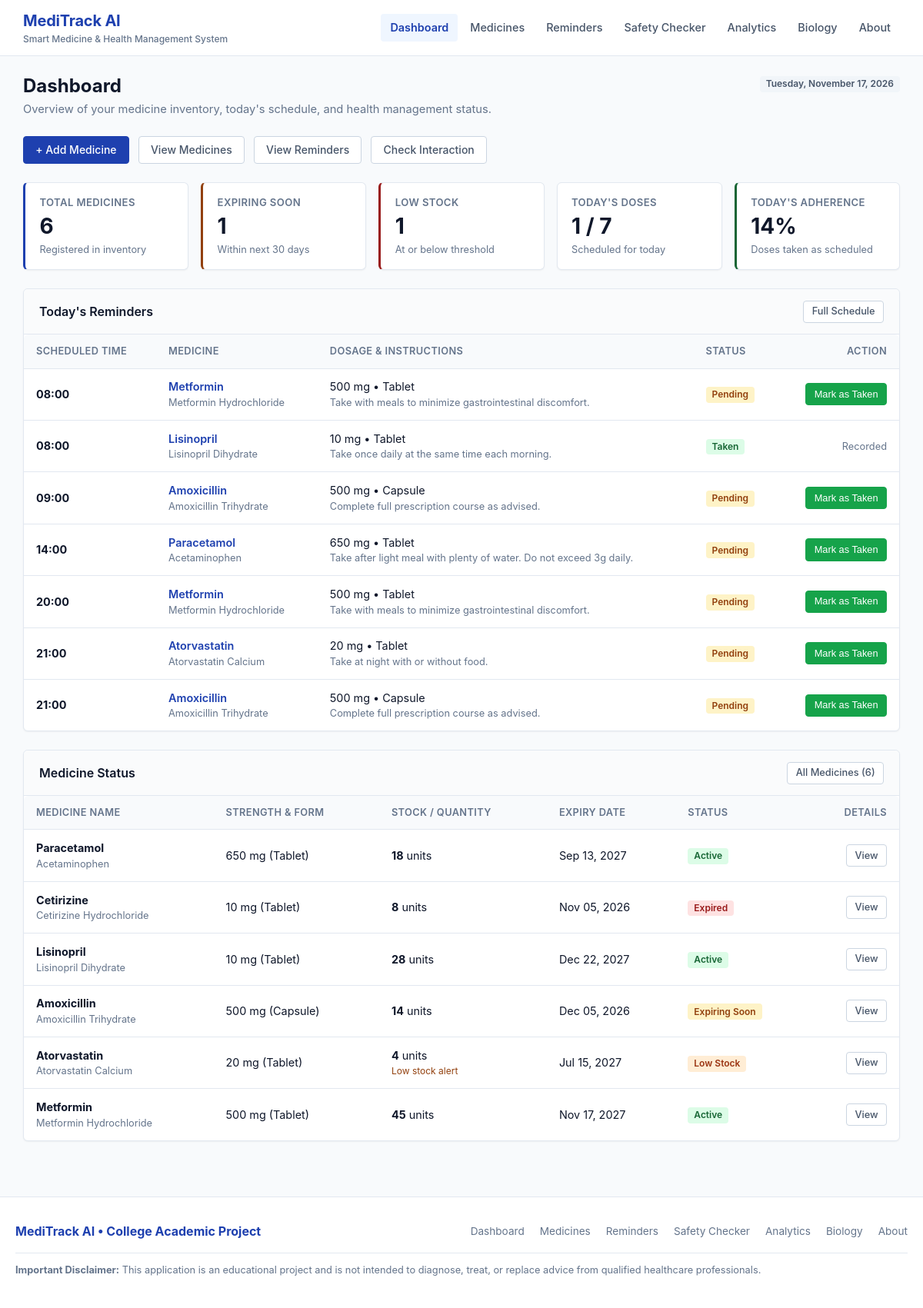
The page / on the database its author committed.
### models.py (models this page shows)
class Medicine(db.Model):
    __tablename__ = 'medicines'
    id = db.Column(db.Integer, primary_key=True)
    name = db.Column(db.String(100), nullable=False)
    generic_name = db.Column(db.String(100), nullable=True)
    strength = db.Column(db.String(50), nullable=False)        # e.g., "500 mg", "10 ml"
    form = db.Column(db.String(50), nullable=False)            # e.g., "Tablet", "Capsule", "Syrup"
    purpose = db.Column(db.String(150), nullable=True)         # e.g., "Hypertension", "Pain Relief"
    instructions = db.Column(db.String(200), nullable=True)    # e.g., "Take after food with water"
    frequency = db.Column(db.String(50), nullable=False)       # e.g., "Once Daily", "Twice Daily"
    reminder_time = db.Column(db.String(50), nullable=False)   # e.g., "08:00" or "08:00, 20:00"
    quantity = db.Column(db.Integer, nullable=False, default=10) # Current count/units
    low_stock_threshold = db.Column(db.Integer, default=5)
    start_date = db.Column(db.Date, nullable=False, default=date.today)
    end_date = db.Column(db.Date, nullable=True)
    expiry_date = db.Column(db.Date, nullable=False)
    created_at = db.Column(db.DateTime, default=get_utc_now)
    dose_logs = db.relationship('DoseLog', backref='medicine', cascade='all, delete-orphan', lazy=True)
    def get_status_info(self, ref_date=None):
        if ref_date is None:
            ref_date = date.today()
        days_to_expiry = (self.expiry_date - ref_date).days
        if days_to_expiry < 0:
            return ("Expired", "badge-danger", 1)
        if self.quantity <= 0:
            return ("Out of Stock", "badge-danger", 2)
        if days_to_expiry <= 30:
            return ("Expiring Soon", "badge-warning", 3)
        if self.quantity <= self.low_stock_threshold:
            return ("Low Stock", "badge-amber", 4)
        if self.end_date and self.end_date < ref_date:
            return ("Completed", "badge-secondary", 5)
        return ("Active", "badge-success", 6)
    @property
    def status_label(self):
        return self.get_status_info()[0]
    @property
    def status_badge_class(self):
        return self.get_status_info()[1]
    @property
    def is_low_stock(self):
        return 0 < self.quantity <= self.low_stock_threshold
    @property
    def is_expiring_soon(self):
        days = (self.expiry_date - date.today()).days
        return 0 <= days <= 30
    @property
    def is_expired(self):
        return self.expiry_date < date.today()
    def get_scheduled_times_list(self):
        if not self.reminder_time:
            return []
        times = [t.strip() for t in self.reminder_time.replace(';', ',').split(',') if t.strip()]
        return times

### app.py (the view)
    @app.route('/')
    def dashboard():
        medicines = Medicine.query.all()
        total_medicines     = len(medicines)
        active_count        = sum(1 for m in medicines if m.status_label == 'Active')
        low_stock_count     = sum(1 for m in medicines if m.is_low_stock or m.quantity <= 0)
        expiring_soon_count = sum(1 for m in medicines if m.is_expiring_soon)
        today_schedule      = _build_today_schedule()
        today_doses_count   = len(today_schedule)
        today_taken_count   = sum(1 for d in today_schedule if d['is_taken'])
        if today_doses_count > 0:
            today_adherence = round((today_taken_count / today_doses_count) * 100)
        else:
            today_adherence = 100 if total_medicines > 0 else 0
        recent_medicines = Medicine.query.order_by(Medicine.created_at.desc()).limit(8).all()
        stats = {
            'total':        total_medicines,
            'active':       active_count,
            'low_stock':    low_stock_count,
            'expiring_soon': expiring_soon_count,
        }
        return render_template(
            'dashboard.html',
            total_medicines=total_medicines,
            expiring_soon_count=expiring_soon_count,
            low_stock_count=low_stock_count,
            today_doses_count=today_doses_count,
            today_taken_count=today_taken_count,
            today_adherence=today_adherence,
            today_schedule=today_schedule,
            schedule=today_schedule,
            recent_medicines=recent_medicines,
            stats=stats,
            low_stock_alerts=[m for m in medicines if m.is_low_stock],
            expiring_alerts=[m for m in medicines if m.is_expiring_soon],
        )

### templates/dashboard.html (shortened to what this page needs)
{% extends 'base.html' %}
{% block content %}
<div class="page-header">
  <div>
    <h1 class="page-title">Dashboard</h1>
    <p class="page-description">Overview of your medicine inventory, today's schedule, and health management status.</p>
  </div>
  <div>
    <span class="badge badge-secondary">{{ current_date.strftime('%A, %B %d, %Y') }}</span>
  </div>
</div>
<div class="quick-actions-bar">
  <a href="{{ url_for('medicine_add') }}" class="btn btn-primary">+ Add Medicine</a>
  <a href="{{ url_for('medicines_list') }}" class="btn btn-secondary">View Medicines</a>
  <a href="{{ url_for('reminders') }}" class="btn btn-secondary">View Reminders</a>
  <a href="{{ url_for('safety_checker') }}" class="btn btn-secondary">Check Interaction</a>
</div>
<div class="metrics-grid">
  <div class="metric-card metric-primary">
    <div class="metric-label">Total Medicines</div>
    <div class="metric-value">{{ total_medicines }}</div>
    <div class="metric-subtitle">Registered in inventory</div>
  </div>
  <div class="metric-card {% if expiring_soon_count > 0 %}metric-alert{% endif %}">
    <div class="metric-label">Expiring Soon</div>
    <div class="metric-value">{{ expiring_soon_count }}</div>
    <div class="metric-subtitle">Within next 30 days</div>
  </div>
  <div class="metric-card {% if low_stock_count > 0 %}metric-danger{% endif %}">
    <div class="metric-label">Low Stock</div>
    <div class="metric-value">{{ low_stock_count }}</div>
    <div class="metric-subtitle">At or below threshold</div>
  </div>
  <div class="metric-card">
    <div class="metric-label">Today's Doses</div>
    <div class="metric-value">{{ today_taken_count }} / {{ today_doses_count }}</div>
    <div class="metric-subtitle">Scheduled for today</div>
  </div>
  <div class="metric-card metric-success">
    <div class="metric-label">Today's Adherence</div>
    <div class="metric-value">{{ today_adherence }}%</div>
    <div class="metric-subtitle">Doses taken as scheduled</div>
  </div>
</div>
<div class="card">
  <div class="card-header">
    <span class="card-title">Today's Reminders</span>
    <a href="{{ url_for('reminders') }}" class="btn btn-sm btn-secondary">Full Schedule</a>
  </div>
  <div class="card-body" style="padding: 0;">
    {% if today_schedule %}
      <div class="table-responsive">
        <table class="table">
          <thead>
            <tr>
              <th>Scheduled Time</th>
              <th>Medicine</th>
              <th>Dosage & Instructions</th>
              <th>Status</th>
              <th style="text-align: right;">Action</th>
            </tr>
          </thead>
          <tbody>
            {% for item in today_schedule %}
              <tr>
                <td><strong>{{ item.scheduled_time }}</strong></td>
                <td>
                  <a href="{{ url_for('medicine_detail', med_id=item.medicine_id) }}" style="color: var(--primary); text-decoration: none; font-weight: 600;">
                    {{ item.medicine_name }}
                  </a>
                  <span style="color: var(--text-muted); font-size: 0.8rem; display: block;">{{ item.generic_name }}</span>
                </td>
                <td>
                  <span>{{ item.strength }} &bull; {{ item.form }}</span>
                  <span style="display: block; font-size: 0.8rem; color: var(--text-muted);">{{ item.instructions }}</span>
                </td>
                <td>
                  {% if item.is_taken %}
                    <span class="badge badge-success">Taken</span>
                  {% elif item.status == 'Missed' %}
                    <span class="badge badge-danger">Missed</span>
                  {% else %}
                    <span class="badge badge-warning">Pending</span>
                  {% endif %}
                </td>
                <td style="text-align: right;">
                  {% if not item.is_taken %}
                    <form action="{{ url_for('mark_dose_taken') }}" method="POST" style="display: inline;">
                      <button type="submit" class="btn btn-sm btn-success">Mark as Taken</button>
                    </form>
                  {% else %}
                    <span style="font-size: 0.8rem; color: var(--text-muted);">Recorded</span>
                  {% endif %}
                </td>
              </tr>
            {% endfor %}
          </tbody>
        </table>
      </div>
    {% else %}
      <div class="empty-state">
        <div class="empty-state-title">No Doses Scheduled for Today</div>
        <p class="empty-state-desc">There are no active medicine schedules set for today.</p>
        <a href="{{ url_for('medicine_add') }}" class="btn btn-sm btn-primary">+ Add a Medicine</a>
      </div>
    {% endif %}
  </div>
</div>
<div class="card">
  <div class="card-header">
    <span class="card-title">Medicine Status</span>
    <a href="{{ url_for('medicines_list') }}" class="btn btn-sm btn-secondary">All Medicines ({{ total_medicines }})</a>
  </div>
  <div class="card-body" style="padding: 0;">
    {% if recent_medicines %}
      <div class="table-responsive">
        <table class="table">
          <thead>
            <tr>
              <th>Medicine Name</th>
              <th>Strength & Form</th>
              <th>Stock / Quantity</th>
              <th>Expiry Date</th>
              <th>Status</th>
              <th style="text-align: right;">Details</th>
            </tr>
          </thead>
          <tbody>
            {% for med in recent_medicines %}
              <tr>
                <td>
                  <strong>{{ med.name }}</strong>
                  {% if med.generic_name %}
                    <span style="display: block; font-size: 0.8rem; color: var(--text-muted);">{{ med.generic_name }}</span>
                  {% endif %}
                </td>
                <td>{{ med.strength }} ({{ med.form }})</td>
                <td>
                  <strong>{{ med.quantity }}</strong> units
                  {% if med.is_low_stock %}
                    <span style="font-size: 0.75rem; color: var(--status-warning-text); display: block;">Low stock alert</span>
                  {% endif %}
                </td>
                <td>
                  {{ med.expiry_date.strftime('%b %d, %Y') }}
                </td>
                <td>
                  <span class="badge {{ med.status_badge_class }}">{{ med.status_label }}</span>
                </td>
                <td style="text-align: right;">
                  <a href="{{ url_for('medicine_detail', med_id=med.id) }}" class="btn btn-sm btn-secondary">View</a>
                </td>
              </tr>
            {% endfor %}
          </tbody>
        </table>
      </div>
    {% else %}
      <div class="empty-state">
        <div class="empty-state-title">No Medicines Registered</div>
        <p class="empty-state-desc">Get started by recording your prescribed medications into the system.</p>
        <a href="{{ url_for('medicine_add') }}" class="btn btn-sm btn-primary">+ Add First Medicine</a>
      </div>
    {% endif %}
  </div>
</div>
{% endblock %}

### templates/base.html (shortened to what this page needs)
<!DOCTYPE html>
<html lang="en">
<head>
  <link rel="stylesheet" href="{{ url_for('static', filename='css/style.css') }}">
</head>
<body>
  <header class="site-header">
    <div class="header-container">
      <a href="{{ url_for('dashboard') }}" class="brand-wrapper">
        <span class="brand-title">MediTrack AI</span>
        <span class="brand-subtitle">Smart Medicine & Health Management System</span>
      </a>
      <nav class="main-nav" aria-label="Main Navigation">
        <a href="{{ url_for('dashboard') }}" class="nav-link {% if request.endpoint == 'dashboard' %}active{% endif %}">Dashboard</a>
        <a href="{{ url_for('medicines_list') }}" class="nav-link {% if request.endpoint in ['medicines_list', 'medicine_add', 'medicine_edit', 'medicine_detail'] %}active{% endif %}">Medicines</a>
        <a href="{{ url_for('reminders') }}" class="nav-link {% if request.endpoint == 'reminders' %}active{% endif %}">Reminders</a>
        <a href="{{ url_for('safety_checker') }}" class="nav-link {% if request.endpoint == 'safety_checker' %}active{% endif %}">Safety Checker</a>
        <a href="{{ url_for('analytics') }}" class="nav-link {% if request.endpoint == 'analytics' %}active{% endif %}">Analytics</a>
        <a href="{{ url_for('biology') }}" class="nav-link {% if request.endpoint == 'biology' %}active{% endif %}">Biology</a>
        <a href="{{ url_for('about') }}" class="nav-link {% if request.endpoint == 'about' %}active{% endif %}">About</a>
      </nav>
    </div>
  </header>
  <main class="main-wrapper">
    {% block content %}{% endblock %}
  </main>
  <footer class="site-footer">
    <div class="footer-container">
      <div class="footer-top">
        <div class="footer-brand">
          MediTrack AI &bull; College Academic Project
        </div>
        <div class="footer-links">
          <a href="{{ url_for('dashboard') }}" class="footer-link">Dashboard</a>
          <a href="{{ url_for('medicines_list') }}" class="footer-link">Medicines</a>
          <a href="{{ url_for('reminders') }}" class="footer-link">Reminders</a>
          <a href="{{ url_for('safety_checker') }}" class="footer-link">Safety Checker</a>
          <a href="{{ url_for('analytics') }}" class="footer-link">Analytics</a>
          <a href="{{ url_for('biology') }}" class="footer-link">Biology</a>
          <a href="{{ url_for('about') }}" class="footer-link">About</a>
        </div>
      </div>
      <div class="footer-disclaimer">
        <strong>Important Disclaimer:</strong> This application is an educational project and is not intended to diagnose, treat, or replace advice from qualified healthcare professionals.
      </div>
    </div>
  </footer>
</body>
</html>

### rows shown on the page
Medicine: scheduled_time "08:00", medicine_name "Metformin", generic_name "Metformin Hydrochloride", strength "500 mg", form "Tablet", instructions "Take with meals to minimize gastrointestinal discomfort.", shows "Pending", scheduled_time "20:00", name "Metformin", quantity "45", expiry_date "Nov 17, 2027", status_label "Active"
Medicine: scheduled_time "08:00", medicine_name "Lisinopril", generic_name "Lisinopril Dihydrate", strength "10 mg", form "Tablet", instructions "Take once daily at the same time each morning.", shows "Taken", shows "Recorded", name "Lisinopril", quantity "28", expiry_date "Dec 22, 2027", status_label "Active"
Medicine: scheduled_time "09:00", medicine_name "Amoxicillin", generic_name "Amoxicillin Trihydrate", strength "500 mg", form "Capsule", instructions "Complete full prescription course as advised.", shows "Pending", scheduled_time "21:00", name "Amoxicillin", quantity "14", expiry_date "Dec 05, 2026", status_label "Expiring Soon"
Medicine: scheduled_time "14:00", medicine_name "Paracetamol", generic_name "Acetaminophen", strength "650 mg", form "Tablet", instructions "Take after light meal with plenty of water. Do not exceed 3g daily.", shows "Pending", name "Paracetamol", quantity "18", expiry_date "Sep 13, 2027", status_label "Active"
Medicine: scheduled_time "21:00", medicine_name "Atorvastatin", generic_name "Atorvastatin Calcium", strength "20 mg", form "Tablet", instructions "Take at night with or without food.", shows "Pending", name "Atorvastatin", quantity "4", shows "Low stock alert", expiry_date "Jul 15, 2027", status_label "Low Stock"
Medicine: name "Cetirizine", generic_name "Cetirizine Hydrochloride", strength "10 mg", form "Tablet", quantity "8", expiry_date "Nov 05, 2026", status_label "Expired"

### other values the page prints
{{ total_medicines }} "6"
{{ expiring_soon_count }} "1"
{{ low_stock_count }} "1"
{{ today_taken_count }} "1"
{{ today_doses_count }} "7"
{{ today_adherence }} "14"
